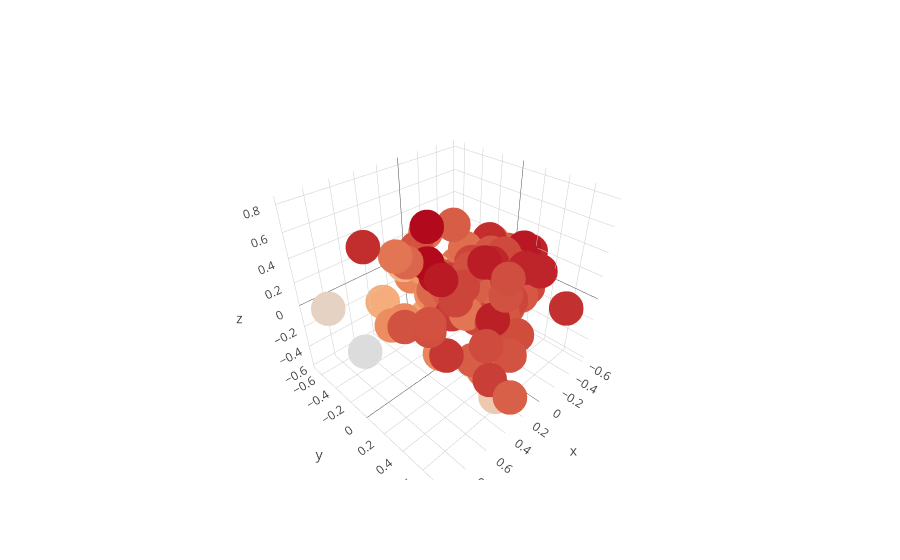

The notebook cell this image was saved under:
### Code cell
py.iplot(fig, filename="test-graph")

### Figure 1 — Plotly figure (JSON) as saved in the notebook; plotly's stock layout.template omitted (floating-point values rounded to 4 significant figures)
{"data": [{"marker": {"color": [0.825, 0.694, 0.66, 0.617, 0.609, 0.904, 0.64, 0.726, 0.853, 0.735, 0.732, 0.653, 0.679, 0.774, 0.833, 0.627, 0.696, 0.461, 0.72, 0.779, 0.543, 0.6, 0.358, 0.857, 0.744, 0.706, 0.624, 0.584, 0.748, 0.707, 0.768, 0.681, 0.671, 0.736, 0.771, 0.629, 0.809, 0.577, 0.869, 0.548, 0.599, 0.676, 0.893, 0.746, 0.755, 0.746, 0.736, 0.852, 0.927, 0.768, 0.744, 0.927, 0.476, 0.644, 0.791, 0.684, 0.703, 0.704, 0.743, 0.818, 0.637, 0.683, 0.876, 0.448, 0.741, 0.775, 0.314, 0.734, 0.747, 0.77, 0.516, 0.841, 0.798, 0.611, 0.697, 0.52, 0.698, 0.647, 0.773, 0.731, 0.721, 0.761, 0.673, 0.648, 0.832, 0.752, 0.49, 0.608, 0.573, 0.544, 0.789, 0.855, 0.708, 0.744, 0.884, 0.675, 0.542, 0.731, 0.658, 0.258], "size": 12}, "mode": "markers", "text": ["Ed Sheeran - Shape of You", "Luis Fonsi - Despacito - Remix", "Luis Fonsi - Despacito (Featuring Daddy Yankee)", "The Chainsmokers - Something Just Like This", "DJ Khaled - I'm the One", "Kendrick Lamar - HUMBLE.", "Kygo - It Ain't Me (with Selena Gomez)", "French Montana - Unforgettable", "Bruno Mars - That's What I Like", "ZAYN - I Don’t Wanna Live Forever (Fifty Shades Darker) - From \"Fifty Shades Darker (Original Motion Picture Soundtrack)\"", "Lil Uzi Vert - XO TOUR Llif3", "The Chainsmokers - Paris", "Zedd - Stay (with Alessia Cara)", "Charlie Puth - Attention", "Future - Mask Off", "Post Malone - Congratulations", "Jason Derulo - Swalla (feat. Nicki Minaj & Ty Dolla $ign)", "Ed Sheeran - Castle on the Hill", "Clean Bandit - Rockabye (feat. Sean Paul & Anne-Marie)", "Imagine Dragons - Believer", "J Balvin - Mi Gente", "Imagine Dragons - Thunder", "James Arthur - Say You Won't Let Go", "Shawn Mendes - There's Nothing Holdin' Me Back", "Danny Ocean - Me Rehúso", "Julia Michaels - Issues", "Ed Sheeran - Galway Girl", "Martin Garrix - Scared to Be Lonely", "The Chainsmokers - Closer", "Clean Bandit - Symphony (feat. Zara Larsson)", "The Weeknd - I Feel It Coming", "The Weeknd - Starboy", "DJ Khaled - Wild Thoughts", "Calvin Harris - Slide", "Dua Lipa - New Rules", "Logic - 1-800-273-8255", "Drake - Passionfruit", "Post Malone - rockstar", "Liam Payne - Strip That Down", "David Guetta - 2U (feat. Justin Bieber)", "Ed Sheeran - Perfect", "Starley - Call On Me - Ryan Riback Extended Remix", "Calvin Harris - Feels", "Jonas Blue - Mama", "Maluma - Felices los 4", "KYLE - iSpy (feat. Lil Yachty)", "Khalid - Location", "Shakira - Chantaje", "Migos - Bad and Boujee (feat. Lil Uzi Vert)", "Camila Cabello - Havana", "Martin Jensen - Solo Dance", "Drake - Fake Love", "DJ Snake - Let Me Love You", "Axwell /\\ Ingrosso - More Than You Know", "Drake - One Dance", "Enrique Iglesias - SUBEME LA RADIO", "Maggie Lindemann - Pretty Girl - Cheat Codes X CADE Remix", "Demi Lovato - Sorry Not Sorry", "Childish Gambino - Redbone", "Bruno Mars - 24K Magic", "Kendrick Lamar - DNA.", "Nicky Jam - El Amante", "Jax Jones - You Don't Know Me - Radio Edit", "Katy Perry - Chained To The Rhythm", "Cheat Codes - No Promises (feat. Demi Lovato)", "Maroon 5 - Don't Wanna Know (feat. Kendrick Lamar)", "Alessia Cara - How Far I'll Go - From \"Moana\"", "Niall Horan - Slow Hands", "Wisin - Escápate Conmigo", "Big Sean - Bounce Back", "Harry Styles - Sign of the Times", "Travis Scott - goosebumps", "Khalid - Young Dumb & Broke", "Martin Garrix - There for You", "Maroon 5 - Cold (feat. Future)", "Marshmello - Silence", "Sam Smith - Too Good At Goodbyes", "Steve Aoki - Just Hold On", "Taylor Swift - Look What You Made Me Do", "Macklemore - Glorious (feat. Skylar Grey)", "Hailee Steinfeld - Starving", "CNCO - Reggaetón Lento (Bailemos)", "AJR - Weak", "Ariana Grande - Side To Side", "Zion & Lennox - Otra Vez (feat. J Balvin)", "Lauv - I Like Me Better", "Martin Garrix - In the Name of Love", "Major Lazer - Cold Water (feat. Justin Bieber & MØ)", "Miley Cyrus - Malibu", "The Vamps - All Night", "Alok - Hear Me Now", "Rita Ora - Your Song", "Chris Jeday - Ahora Dice", "Justin Bieber - Friends (with BloodPop®)", "21 Savage - Bank Account", "Machine Gun Kelly - Bad Things (with Camila Cabello)", "The Chainsmokers - Don't Let Me Down", "Sam Hunt - Body Like A Back Road", "Halsey - Now Or Never", "ZAYN - Dusk Till Dawn - Radio Edit"], "type": "scatter3d", "uid": "d4d707da-fa56-4797-8fee-db602c2bcfd9", "x": [-0.4199, -0.4145, -0.1755, 0.04082, -0.3761, 0.1743, 0.1234, -0.2918, -0.2126, 0.5084, 0.1867, 0.13, -0.04873, -0.2877, 0.8079, -0.2515, -0.4442, -0.1076, -0.3785, -0.3122, 0.06795, -0.003905, 0.227, -0.5211, -0.1015, 0.3443, -0.5354, 0.412, -0.05292, -0.02113, -0.1728, 0.4054, -0.2878, -0.3154, -0.1444, 0.2218, 0.507, 0.5064, 0.06534, 0.02894, 0.3497, -0.463, -0.5404, -0.3032, -0.3596, 0.04503, 0.8388, -0.569, 0.2596, 0.02143, -0.3249, 0.5463, 0.3046, -0.1938, 0.0005348, -0.426, -0.4235, 0.01668, 0.5421, -0.3522, 0.5301, -0.08982, -0.08926, 0.1177, -0.06031, 0.0285, 0.9556, -0.05033, -0.559, 0.2134, 0.1513, -0.1993, 0.1801, 0.3046, -0.02306, -0.02707, 0.3315, -0.2921, 0.07408, -0.07204, -0.07031, -0.5072, -0.1818, 0.06425, -0.354, 0.4089, 0.3594, -0.235, 0.06268, -0.1422, 0.3342, -0.383, 0.09844, -0.2953, 0.5959, 0.1135, 0.07623, 0.1192, 0.007083, 0.6548], "y": [0.6485, 0.1897, -0.1656, -0.07119, 0.08642, -0.1369, 0.1339, 0.0002745, 0.08084, -0.1232, -0.3274, -0.1392, 0.1311, 0.1755, -0.0793, -0.1742, -0.04152, -0.4281, 0.2621, -0.1096, -0.2341, -0.6367, 0.5482, 0.3217, -0.1113, 0.4111, -0.192, -0.2476, 0.4864, 0.05403, 0.3178, -0.1843, -0.03736, 0.1896, -0.06765, 0.4164, 0.3143, -0.285, 0.3454, -0.1351, 0.08298, -0.1267, 0.1318, -0.01715, 0.07752, 0.4374, 0.5232, 0.1789, -0.1288, 0.1559, -0.3116, 0.2006, -0.6659, -0.256, -0.147, -0.05042, -0.1113, -0.1077, 0.1885, -0.08127, -0.1399, -0.1214, 0.1106, -0.5824, -0.004606, 0.3103, -0.3691, 0.3559, -0.04639, 0.1133, -0.2738, -0.1613, 0.03968, -0.1096, 0.0576, -0.2948, 0.7474, -0.3641, 0.04923, -0.3182, 0.3266, 0.2332, -0.01748, -0.3567, -0.07323, 0.5772, -0.3273, -0.122, -0.3131, -0.5196, 0.5666, 0.2723, -0.06759, -0.1379, 0.3651, -0.2277, -0.394, 0.5603, -0.02249, -0.4794], "z": [-0.05768, 0.1026, 0.2272, -0.1369, -0.01016, 0.1435, -0.09007, 0.2065, 0.1835, -0.1451, 0.3083, -0.2149, -0.1444, 0.05022, 0.6715, -0.1727, 0.1693, -0.08013, -0.1167, 0.1981, -0.1286, -0.1775, -0.5901, 0.07741, 0.001824, -0.2274, 0.1389, -0.2088, -0.1963, -0.1711, -0.02358, 0.343, 0.002715, -0.2411, 0.1566, -0.4133, -0.1412, -0.2263, -0.06132, -0.158, -0.3814, 0.0129, 0.2049, -0.06009, 0.203, 0.3292, 0.4509, 0.18, 0.2947, -0.1839, -0.0778, 0.8118, -0.3082, -0.048, 0.02086, 0.02557, -0.04644, 0.5215, 0.02486, 0.1472, 0.4624, -0.04921, 0.255, 0.01855, 0.1608, -0.135, 0.1347, 0.102, 0.103, 0.07021, -0.3162, -0.02136, -0.1173, -0.269, 0.02519, -0.2932, -0.3557, -0.05507, 0.08666, -0.06124, -0.09469, -0.1122, -0.04654, 0.382, 0.2729, 0.05019, -0.2891, -0.1163, -0.1725, -0.104, -0.3192, 0.1495, -0.007769, 0.08621, 0.5474, -0.06508, 0.05955, -0.2359, -0.1699, -0.5291]}], "layout": {}}
